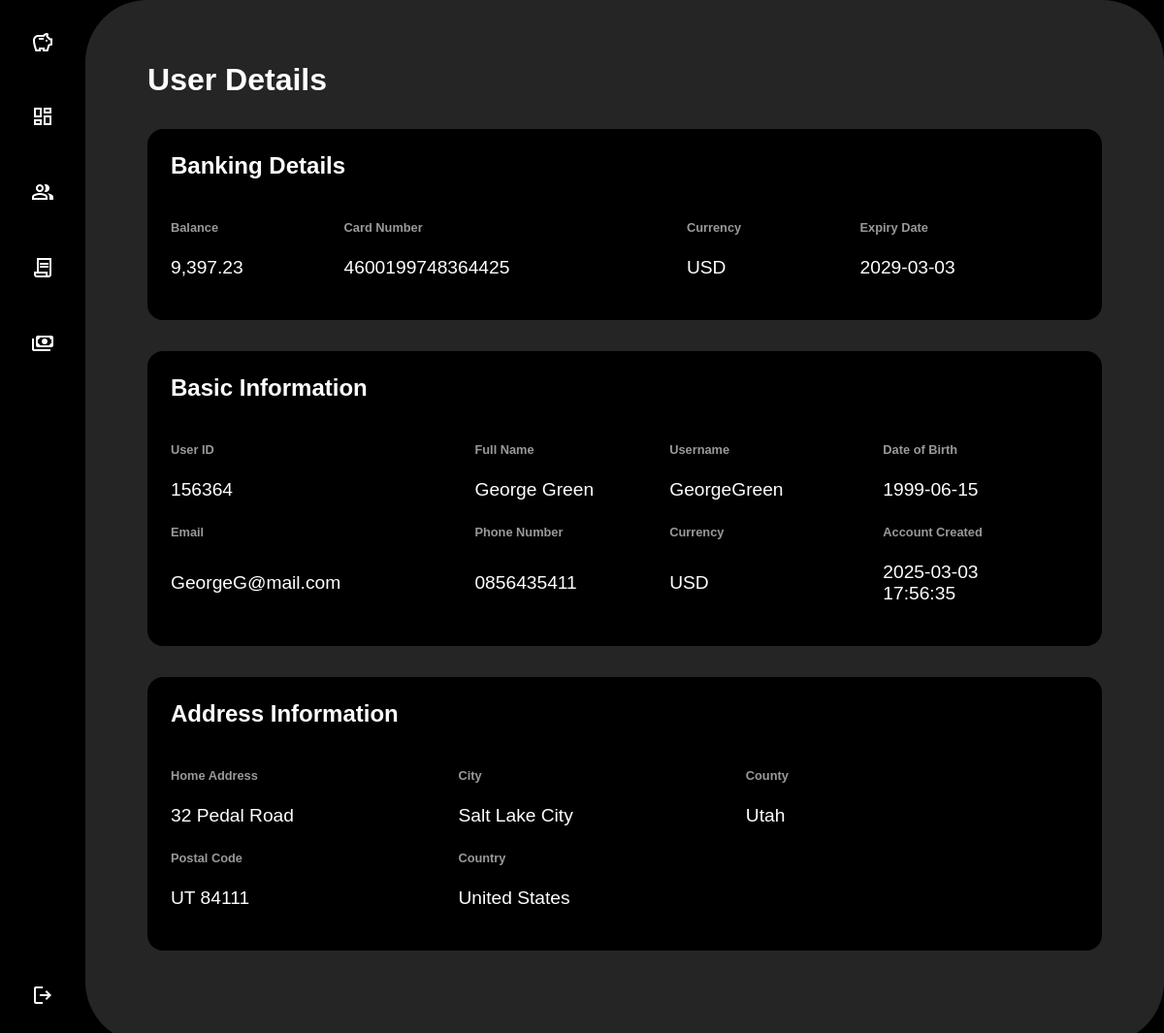
Page /admin/view/user/156364 (signed in) on the committed database.
### tables this page shows
CREATE TABLE debitAccount (
  userId INTEGER NOT NULL,
  cardNumber INTEGER NOT NULL,
  expiryDate DATE NOT NULL,
  CVC INTEGER NOT NULL,
  balance DECIMAL(10, 2) NOT NULL,  
  pin INTEGER NOT NULL,
  currency VARCHAR(5) NOT NULL,
  FOREIGN KEY (userId) REFERENCES users(userId)
);

CREATE TABLE "users" (
  userId INTEGER PRIMARY KEY,
  userName VARCHAR(20) NOT NULL,
  firstName VARCHAR(20) NOT NULL,
  lastName VARCHAR(20) NOT NULL,
  dob DATE NOT NULL,
  phoneNum VARCHAR(10) NOT NULL CHECK (LENGTH(phoneNum) = 10),
  email VARCHAR(50) NOT NULL,
  currency VARCHAR(5) NOT NULL,
  homeAddress VARCHAR(100) NOT NULL,  
  city VARCHAR(50) NOT NULL,          
  county VARCHAR(50) NOT NULL,        
  postalCode VARCHAR(10) NOT NULL,
  country VARCHAR(50) NOT NULL,
  freezeAccount BOOLEAN DEFAULT 0,
  createdAccount TIMESTAMP NOT NULL,       
  password VARCHAR(25) NOT NULL
);

### app.py (the view)
@app.route("/admin/view/user/<int:userId>", methods=["GET", "POST"])
@login_required
@admin_required
def viewUser(userId):
    db = get_db()
    user = db.execute(
        """
        SELECT *
        FROM users
        WHERE userId = ?""",
        (userId,),
    ).fetchone()
    userAccount = db.execute(
        """
        SELECT *
        FROM debitAccount
        WHERE userId = ?""",
        (userId,),
    ).fetchone()
    return render_template("admin/viewUser.html", user=user, userAccount=userAccount)

### app.py (called while the page is built, shortened)
@app.before_request
def load_logged_in_user():
    g.user = session.get("userId", None)

@app.before_request
def kickFrozenAccount():
    db = get_db()
    if g.user is not None:
        admin = db.execute(
            """
            SELECT *
            FROM adminAccounts
            WHERE userId = ?
            """,
            (g.user,),
        ).fetchone()

def login_required(view):
    @wraps(view)
    def wrapped_view(*args, **kwargs):
        if g.user is None:
            return redirect(url_for("login", next=request.url))
        return view(*args, **kwargs)
    return wrapped_view

def admin_required(view):
    @wraps(view)
    def wrapped_view(*args, **kwargs):
        db = get_db()
        admin = db.execute(
            """
            SELECT *
            FROM adminAccounts
            WHERE userId = ?""",
            (g.user,),
        ).fetchone()
        if admin is None:
            return redirect(url_for("login", next=request.url))
        return view(*args, **kwargs)
    return wrapped_view

### database.py (called while the page is built)
def get_db():
    if "db" not in g:
        g.db = sqlite3.connect(DATABASE, detect_types=sqlite3.PARSE_DECLTYPES)
        g.db.row_factory = sqlite3.Row
    return g.db

### templates/admin/viewUser.html (shortened to what this page needs)
{% extends 'admin/base.html' %}
{% block head %}
<link rel="stylesheet" href="{{ url_for('static', filename='css/admin/viewUser.css') }}">
{% endblock %}
{% block content %}
<div class="background">
    <div class="leftPanel">
        <h1>User Details</h1>
        <section>
            <h2>Banking Details</h2>
            <table>
                <tr>
                    <th scope="col">Balance</th>
                    <th scope="col">Card Number</th>
                    <th scope="col">Currency</th>
                    <th scope="col">Expiry Date </th>
                </tr>
                <tr>
                    <td>{{ "{:,.2f}".format(userAccount['balance']) }}</td>
                    <td>{{ userAccount['cardNumber'] }}</td>
                    <td>{{ userAccount['currency'] }}</td>
                    <td>{{ userAccount['expiryDate'] }}</td>
                </tr>
            </table>
        </section>
        <section>
            <h2>Basic Information</h2>
            <table>
                <tr>
                    <th scope="col">User ID</th>
                    <th scope="col">Full Name</th>
                    <th scope="col">Username</th>
                    <th scope="col">Date of Birth</th>
                </tr>
                <tr>
                    <td>{{ user['userId'] }}</td>
                    <td>{{ user['firstName'] }} {{ user['lastName'] }}</td>
                    <td>{{ user['userName'] }}</td>
                    <td>{{ user['dob'] }}</td>
                </tr>
                <tr>
                    <th scope="col">Email</th>
                    <th scope="col">Phone Number</th>
                    <th scope="col">Currency</th>
                    <th scope="col">Account Created</th>
                </tr>
                <tr>
                    <td>{{ user['email'] }}</td>
                    <td>{{ user['phoneNum'] }}</td>
                    <td>{{ user['currency'] }}</td>
                    <td>{{ user['createdAccount'] }}</td>
                </tr>
            </table>
        </section>
        <section>
            <h2>Address Information</h2>
            <table>
                <tr>
                    <th scope="col">Home Address</th>
                    <th scope="col">City</th>
                    <th scope="col">County</th>
                </tr>
                <tr>
                    <td>{{ user['homeAddress'] }}</td>
                    <td>{{ user['city'] }}</td>
                    <td>{{ user['county'] }}</td>
                </tr>
                <tr>
                    <th scope="col">Postal Code</th>
                    <th scope="col">Country</th>
                </tr>
                <tr>
                    <td>{{ user['postalCode'] }}</td>
                    <td>{{ user['country'] }}</td>
                </tr>
            </table>
        </section>
    </div>
</div>
{% endblock %}

### static/css/base.css (style rules this page uses)
:root { --Main-bg-color: black; --Secondary-bg-color: #1e1e1e; --Tertiary-bg-color: #252525; --Main-font-size: 16px; --Main-font-color: white; --Secondary-font-color: #7e7e7e; --Main-hover-color: #7e7e7e; --Main-error-color: red; }
* { margin: 0; padding: 0; box-sizing: border-box; font-family: Arial, sans-serif; }
html { background-color: var(--Tertiary-bg-color); font-size: var(--Main-font-size); }
body { background-color: var(--Main-bg-color); color: var(--Main-font-color); display: flex; }
.background { background-color: var(--Main-bg-color); z-index: 0; display: flex; flex-direction: row; width: 100%; height: auto; min-height: 100vh; align-items: stretch; }
.leftPanel { background-color: var(--Tertiary-bg-color); border-radius: 4em; padding: 4em; width: 100%; }
table { width: 95%; border-collapse: collapse; border-radius: 2em; }
th, td { padding: 2em; text-align: left; border: none; width: 5em; }

### static/css/admin/viewUser.css (style rules this page uses)
h1 { margin-bottom: 1em; }
h2 { margin-bottom: 1.5em; }
th { padding: 0.5em 1em 1em 0; font-size: 0.8em; color: rgb(153, 153, 153); }
td { padding: 0.5em 1em 1em 0; font-size: 1.2em; }
.leftPanel section { padding: 1.5em; background-color: black; border-radius: 1em; margin-bottom: 2em; }

### rows in the picture
debitAccount: balance "9,397.23", cardNumber "4600199748364425", currency "USD", expiryDate "2029-03-03"
users: userId "156364", firstName "George", lastName "Green", userName "GeorgeGreen", dob "1999-06-15", email "GeorgeG@mail.com", phoneNum "0856435411", currency "USD", createdAccount "2025-03-03 17:56:35", homeAddress "32 Pedal Road", city "Salt Lake City", county "Utah", postalCode "UT 84111", country "United States"
